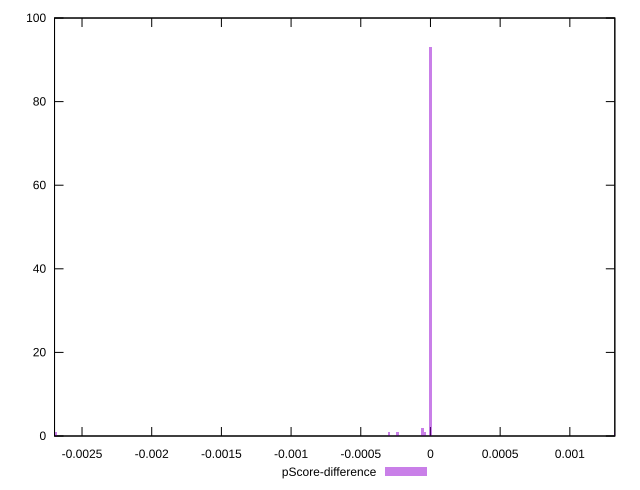

Generate this figure with gnuplot:
reset

$pScoreDifference <<EOF
-0.000039596751616659534 1
0 93
0.0013264911791580943 1
-0.0000593951274249893 2
-0.0002969756371249465 1
-0.0026925791099328485 1
-0.0002375805096999572 1
EOF

set key outside below
set boxwidth 0.000019798375808329767
set xrange [-0.002697210329543953:0.0013227096753898326]
set yrange [0:100]
set trange [0:100]
set style fill transparent solid 0.5 noborder
set terminal svg size 640, 490 enhanced background rgb 'white'
set output "report_00019_2021-02-10T18-14-37.922Z//total-blocking-time/samples/pages+cached+noadtech+nomedia+nocss/pScore-difference/histogram.svg"

plot $pScoreDifference title "pScore-difference" with boxes

reset
